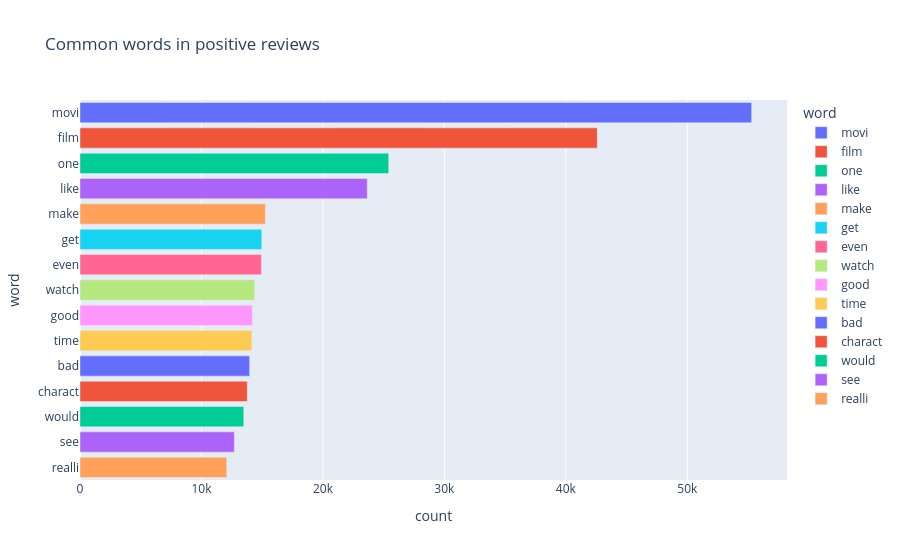

The code cell stored with this chart in its notebook:
### Code cell
px.bar(neg_words, x='count', y='word', title='Common words in positive reviews', color = 'word').show()

### Figure 1 — Plotly figure (JSON) as saved in the notebook; plotly's stock layout.template omitted (floating-point values rounded to 4 significant figures)
{"data": [{"alignmentgroup": "True", "hovertemplate": "word=%{y}<br>count=%{x}<extra></extra>", "legendgroup": "movi", "marker": {"color": "#636efa", "pattern": {"shape": ""}}, "name": "movi", "offsetgroup": "movi", "orientation": "h", "showlegend": true, "textposition": "auto", "type": "bar", "x": [55299], "xaxis": "x", "y": ["movi"], "yaxis": "y"}, {"alignmentgroup": "True", "hovertemplate": "word=%{y}<br>count=%{x}<extra></extra>", "legendgroup": "film", "marker": {"color": "#EF553B", "pattern": {"shape": ""}}, "name": "film", "offsetgroup": "film", "orientation": "h", "showlegend": true, "textposition": "auto", "type": "bar", "x": [42590], "xaxis": "x", "y": ["film"], "yaxis": "y"}, {"alignmentgroup": "True", "hovertemplate": "word=%{y}<br>count=%{x}<extra></extra>", "legendgroup": "one", "marker": {"color": "#00cc96", "pattern": {"shape": ""}}, "name": "one", "offsetgroup": "one", "orientation": "h", "showlegend": true, "textposition": "auto", "type": "bar", "x": [25417], "xaxis": "x", "y": ["one"], "yaxis": "y"}, {"alignmentgroup": "True", "hovertemplate": "word=%{y}<br>count=%{x}<extra></extra>", "legendgroup": "like", "marker": {"color": "#ab63fa", "pattern": {"shape": ""}}, "name": "like", "offsetgroup": "like", "orientation": "h", "showlegend": true, "textposition": "auto", "type": "bar", "x": [23648], "xaxis": "x", "y": ["like"], "yaxis": "y"}, {"alignmentgroup": "True", "hovertemplate": "word=%{y}<br>count=%{x}<extra></extra>", "legendgroup": "make", "marker": {"color": "#FFA15A", "pattern": {"shape": ""}}, "name": "make", "offsetgroup": "make", "orientation": "h", "showlegend": true, "textposition": "auto", "type": "bar", "x": [15265], "xaxis": "x", "y": ["make"], "yaxis": "y"}, {"alignmentgroup": "True", "hovertemplate": "word=%{y}<br>count=%{x}<extra></extra>", "legendgroup": "get", "marker": {"color": "#19d3f3", "pattern": {"shape": ""}}, "name": "get", "offsetgroup": "get", "orientation": "h", "showlegend": true, "textposition": "auto", "type": "bar", "x": [14971], "xaxis": "x", "y": ["get"], "yaxis": "y"}, {"alignmentgroup": "True", "hovertemplate": "word=%{y}<br>count=%{x}<extra></extra>", "legendgroup": "even", "marker": {"color": "#FF6692", "pattern": {"shape": ""}}, "name": "even", "offsetgroup": "even", "orientation": "h", "showlegend": true, "textposition": "auto", "type": "bar", "x": [14935], "xaxis": "x", "y": ["even"], "yaxis": "y"}, {"alignmentgroup": "True", "hovertemplate": "word=%{y}<br>count=%{x}<extra></extra>", "legendgroup": "watch", "marker": {"color": "#B6E880", "pattern": {"shape": ""}}, "name": "watch", "offsetgroup": "watch", "orientation": "h", "showlegend": true, "textposition": "auto", "type": "bar", "x": [14383], "xaxis": "x", "y": ["watch"], "yaxis": "y"}, {"alignmentgroup": "True", "hovertemplate": "word=%{y}<br>count=%{x}<extra></extra>", "legendgroup": "good", "marker": {"color": "#FF97FF", "pattern": {"shape": ""}}, "name": "good", "offsetgroup": "good", "orientation": "h", "showlegend": true, "textposition": "auto", "type": "bar", "x": [14192], "xaxis": "x", "y": ["good"], "yaxis": "y"}, {"alignmentgroup": "True", "hovertemplate": "word=%{y}<br>count=%{x}<extra></extra>", "legendgroup": "time", "marker": {"color": "#FECB52", "pattern": {"shape": ""}}, "name": "time", "offsetgroup": "time", "orientation": "h", "showlegend": true, "textposition": "auto", "type": "bar", "x": [14151], "xaxis": "x", "y": ["time"], "yaxis": "y"}, {"alignmentgroup": "True", "hovertemplate": "word=%{y}<br>count=%{x}<extra></extra>", "legendgroup": "bad", "marker": {"color": "#636efa", "pattern": {"shape": ""}}, "name": "bad", "offsetgroup": "bad", "orientation": "h", "showlegend": true, "textposition": "auto", "type": "bar", "x": [13966], "xaxis": "x", "y": ["bad"], "yaxis": "y"}, {"alignmentgroup": "True", "hovertemplate": "word=%{y}<br>count=%{x}<extra></extra>", "legendgroup": "charact", "marker": {"color": "#EF553B", "pattern": {"shape": ""}}, "name": "charact", "offsetgroup": "charact", "orientation": "h", "showlegend": true, "textposition": "auto", "type": "bar", "x": [13774], "xaxis": "x", "y": ["charact"], "yaxis": "y"}, {"alignmentgroup": "True", "hovertemplate": "word=%{y}<br>count=%{x}<extra></extra>", "legendgroup": "would", "marker": {"color": "#00cc96", "pattern": {"shape": ""}}, "name": "would", "offsetgroup": "would", "orientation": "h", "showlegend": true, "textposition": "auto", "type": "bar", "x": [13483], "xaxis": "x", "y": ["would"], "yaxis": "y"}, {"alignmentgroup": "True", "hovertemplate": "word=%{y}<br>count=%{x}<extra></extra>", "legendgroup": "see", "marker": {"color": "#ab63fa", "pattern": {"shape": ""}}, "name": "see", "offsetgroup": "see", "orientation": "h", "showlegend": true, "textposition": "auto", "type": "bar", "x": [12708], "xaxis": "x", "y": ["see"], "yaxis": "y"}, {"alignmentgroup": "True", "hovertemplate": "word=%{y}<br>count=%{x}<extra></extra>", "legendgroup": "realli", "marker": {"color": "#FFA15A", "pattern": {"shape": ""}}, "name": "realli", "offsetgroup": "realli", "orientation": "h", "showlegend": true, "textposition": "auto", "type": "bar", "x": [12085], "xaxis": "x", "y": ["realli"], "yaxis": "y"}], "layout": {"barmode": "relative", "legend": {"title": {"text": "word"}, "tracegroupgap": 0}, "title": {"text": "Common words in positive reviews"}, "xaxis": {"anchor": "y", "domain": [0, 1], "title": {"text": "count"}}, "yaxis": {"anchor": "x", "categoryarray": ["realli", "see", "would", "charact", "bad", "time", "good", "watch", "even", "get", "make", "like", "one", "film", "movi"], "categoryorder": "array", "domain": [0, 1], "title": {"text": "word"}}}}
